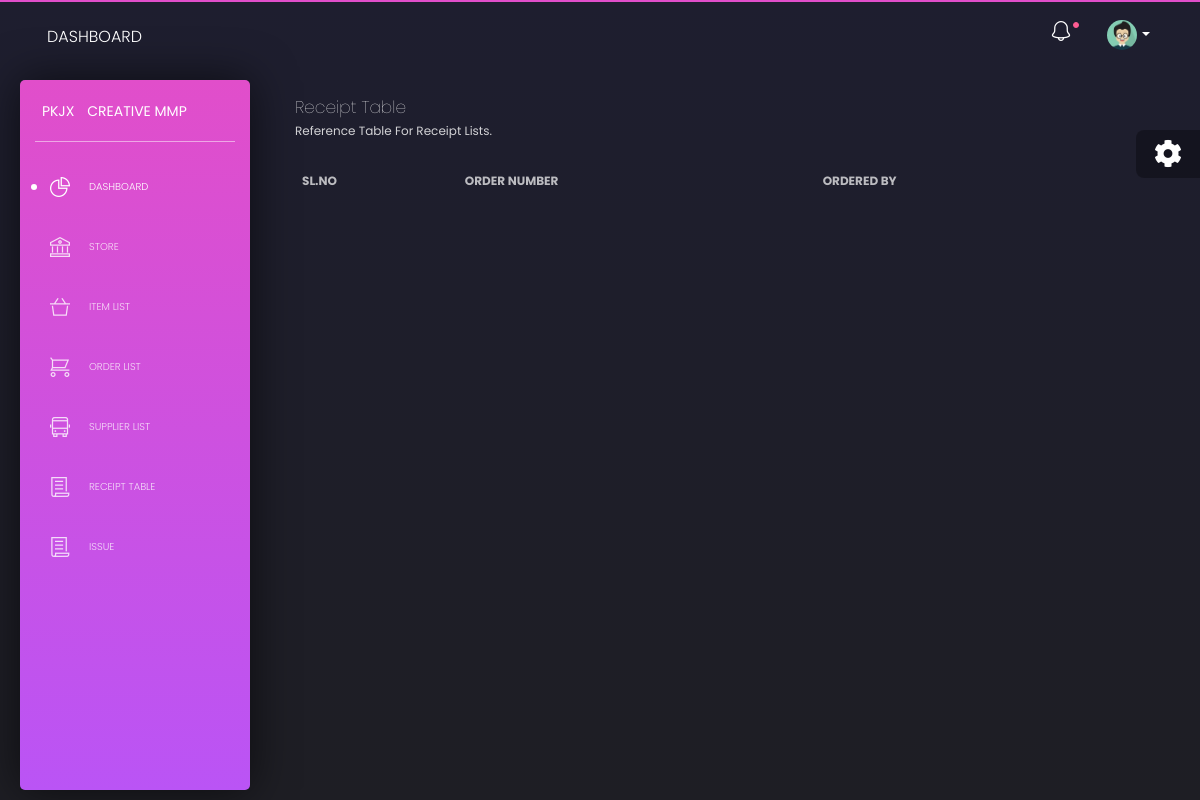
/received_table.php, run on an earlier commit of the app's database.
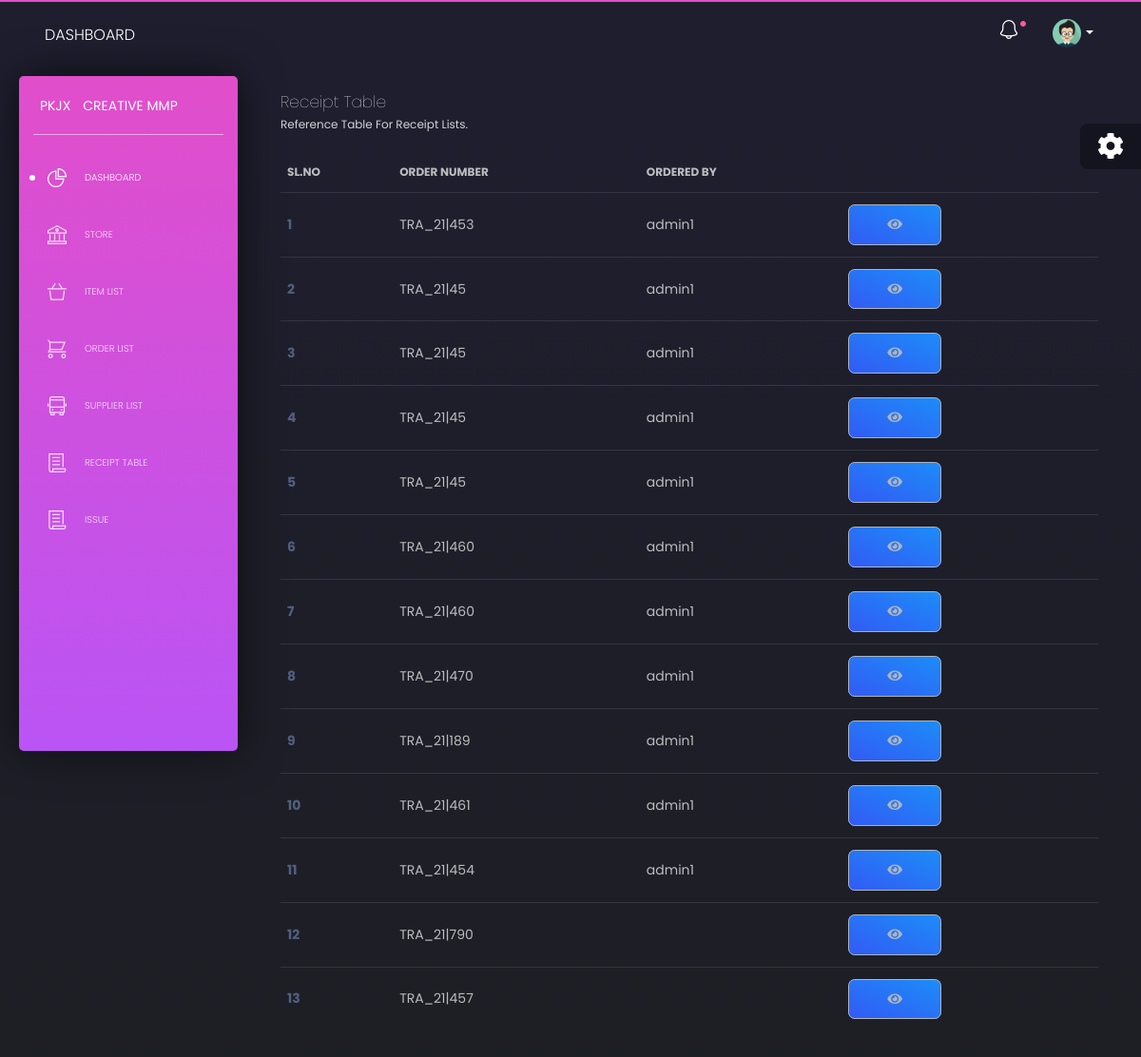
And on a later commit of the database.
### tables this page shows
CREATE TABLE `order_update` (
  `id` int(11) NOT NULL,
  `order_no` varchar(112) NOT NULL,
  `ordered_by` varchar(255) NOT NULL,
  `order_date` datetime NOT NULL DEFAULT current_timestamp()
);

### app/database/db.php (called while the page is built, shortened)
<?php
require('connect.php');
function selectAll($table, $conditions = []){
    global $conn;
    $sql = "SELECT * FROM $table";
    if (empty($conditions)){
        $stmt = $conn->prepare($sql);
        $stmt->execute();
        $records = $stmt->get_result()->fetch_all(MYSQLI_ASSOC);
        return $records;
    }
}

### received_table.php (the view, shortened to what this page needs)
<?php
$item = selectAll('order_update');
?>
<!DOCTYPE html>
<html lang="en">
<head>
  <?php require('lender/head.php') ?>
</head>
<body class="">
  <div class="wrapper">
  <?php require('lender/sidebar.php') ?>
    <div class="main-panel">
    <?php require('lender/nav.php') ?>
      <div class="content">
        <div class="row">
          <div class="col-md-12">
            <div class="card  card-plain">
              <div class="card-header">
                <h4 class="card-title">Receipt Table</h4>
                <p class="category"> Reference Table for receipt lists.</p>
              </div>
              <div class="card-body">
                <div class="table-responsive">
                  <table class="table tablesorter " id="">
                    <thead class=" text-primary">
                      <tr>
                        <th>
                          Sl.No
                        </th>
                        <th>
                          Order Number
                        </th>
                        <th>
                          Ordered By
                        </th>
                        <th class="text-center">
                        </th>
                      </tr>
                    </thead>
                    <tbody>
                    <?php foreach ($item as $key => $iti): ?>
                      <tr>
                        <th scope="row"><?php echo $key + 1 ?></th>
                        <td><?php echo $iti['order_no'];?></td>
                        <td><?php echo $iti['ordered_by'];?></td>
                        <td><a href="receipt_detail.php?order_no=<?php echo $iti['order_no'] ?>" class="btn btn-info border border-light text-light explore-butt "><i class="fa fa-eye"></i></a></td>
                      </tr>
                    <?php endforeach ?>
                    </tbody>
                  </table>
                </div>
              </div>
            </div>
          </div>
        </div>
      </div>
  <div class="fixed-plugin">
    <div class="dropdown show-dropdown">
      <a href="#" data-toggle="dropdown">
        <i class="fa fa-cog fa-2x"> </i>
      </a>
    </div>
  </div>
</body>
</html>

What changed in the data, as far as the page shows it:
added order_update: order_no "TRA_21|453", ordered_by "admin1"
added order_update: order_no "TRA_21|45", ordered_by "admin1"
added order_update: order_no "TRA_21|45", ordered_by "admin1"
added order_update: order_no "TRA_21|45", ordered_by "admin1"
added order_update: order_no "TRA_21|45", ordered_by "admin1"
added order_update: order_no "TRA_21|460", ordered_by "admin1"
added order_update: order_no "TRA_21|460", ordered_by "admin1"
added order_update: order_no "TRA_21|470", ordered_by "admin1"
added order_update: order_no "TRA_21|189", ordered_by "admin1"
added order_update: order_no "TRA_21|461", ordered_by "admin1"
added order_update: order_no "TRA_21|454", ordered_by "admin1"
added order_update: order_no "TRA_21|790"
added order_update: order_no "TRA_21|457"
